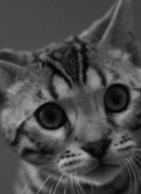
#> input picture code/images/bonkers-bw.png, 141 x 194 px
$ python sharpen.py bonkers-bw.png
#> lines starting #> are read from the running program, lines starting #| are printed output that depends on the picture
### code/images/filter.py
import sys
from PIL import Image

def getpixel(image, x, y):
    # Takes an image and coordinate, then returns the value of the pixel at that coordinate.
    m = image.load()    # m is now a 2D array with a pixel at each location
    width, height = image.size
    # But first check to make sure x and y are not off the edge of the image.
    if x < 0:
        x = 0
    if x >= width:
        x = width - 1
    if y < 0:
        y = 0
    if y >= height:
        y = height - 1
    return m[x, y]


def region3x3(image, x, y):
    # From a given pixel, return a list of the pixel and all the neighboring pixels
    me = getpixel(image, x, y)
    N = getpixel(image, x, y - 1)
    NE = getpixel(image, x + 1, y - 1)
    E = getpixel(image, x + 1, y)
    SE = getpixel(image, x + 1, y + 1)
    S = getpixel(image, x, y + 1)
    SW = getpixel(image, x - 1, y + 1)
    W = getpixel(image, x - 1, y)
    NW = getpixel(image, x - 1, y - 1)

    a = [me, N, NE, E, SE, S, SW, W, NW]
    return a


def open(argv):
    if len(argv)<=1:
        print "missing image filename"
        sys.exit(1)
    img = Image.open(argv[1])
#> img is the input picture: PIL image 141x194 RGBA; mean R, G, B, A 74.5, 74.5, 74.5, 255
    img = img.convert("L")  # make greyscale if not already (luminance)
#> img: PIL image 141x194 L
    return img


def filter(image, f):
    imgdup = image.copy()
    width, height = image.size
#> width = 141; height = 194
    m = image.load()
    w = imgdup.load()

    for y in range(height):
        for x in range(width):
            w[x,y] = f(region3x3(image, x, y))
#> this loop made 194 passes

    return imgdup

### code/images/sharpen.py
__author__ = 'Todd'

from filter import *


def laplace(data):
    # Takes a list of data, and returns a value based on the Laplacian (
    return data[1] + data[3] + data[5] + data[7] - 4 * data[0]


def minus(A, B):
    # Takes 2 images A and B, and returns image A-B, note: assumes images are the same size
    width, height = A.size
    m = A.load()
    n = B.load()

    for y in range(height):
        for x in range(width):
            m[x,y] = m[x,y] - n[x,y]

    return A


img = open(sys.argv)
img.show()
edges = filter(img, laplace)
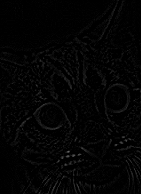
#> edges: PIL image 141x194 L; min 0, max 100, mean 3.9
sharpened = minus(img, edges)
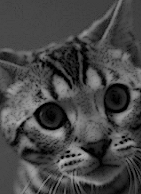
#> sharpened: PIL image 141x194 L; min 0, max 184, mean 70.7
sharpened.show()
